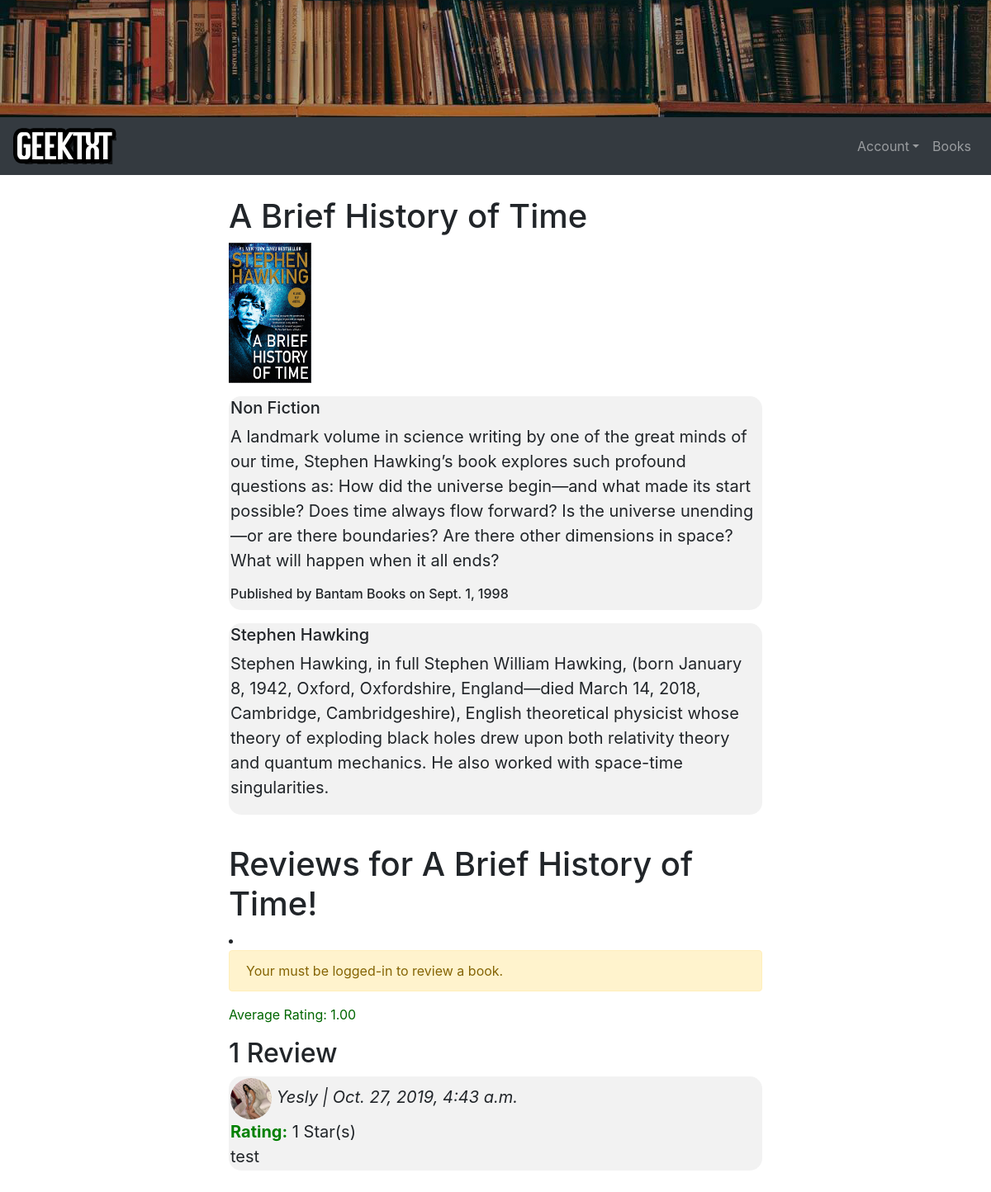
The page /reviews/6/A Brief History of Time on the database as committed earlier.
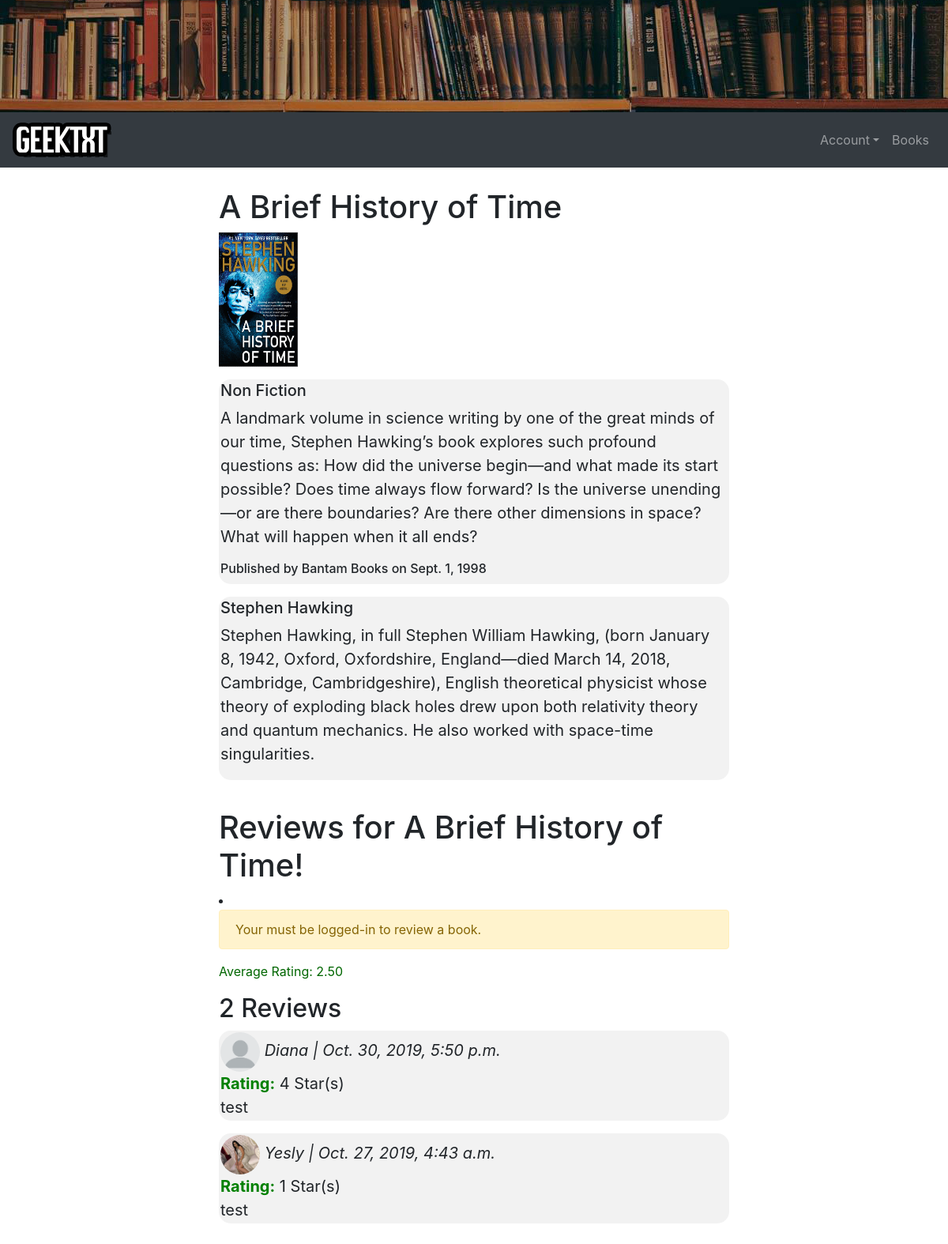
The same page on the database as committed later.
### reviews/models.py (models this page shows, shortened)
class Review(models.Model):
	content = models.CharField(max_length=800)
	date_posted = models.DateTimeField(auto_now_add=True)
	author = models.ForeignKey(User, on_delete=models.CASCADE)
	book = models.ForeignKey(Book, on_delete=models.CASCADE)
	RATING_CHOICES = zip(range(1,6), range(1,6))
	rating = models.IntegerField(choices=RATING_CHOICES, default=1)
	anonymous = models.BooleanField(default=False)

### account/models.py (models this page shows, shortened)
class Profile(models.Model):
    user = models.OneToOneField(User,on_delete=models.CASCADE)
    profilePic = models.ImageField(default='default.jpg',upload_to='profile_pics')

### reviews/views.py (the view)
# urls.py: path(r'reviews/<id>/<title>', views.reviews, name='reviews'),
def reviews(request, id, title):
    user = request.user
    book = get_object_or_404(Book, id=id, title=title)
    reviews = Review.objects.filter(book=book).order_by('-id')
    average_rating = reviews.aggregate(average=Avg('rating'))
    if user.is_authenticated:
        this_user_review = reviews.filter(author=user)
        reviews_minus_this_user = reviews.exclude(author=user)
        purchased = Book_User.objects.filter(book=book, user=user).exists()
        reviewed_already = Review.objects.filter(book=book, author=user).exists()
    else:
        this_user_review = None
        reviews_minus_this_user = reviews
        review_form = ReviewForm(request.POST or None)
        purchased = None
        reviewed_already = None
    if request.method == 'POST':
        review_form = ReviewForm(request.POST or None)
        if review_form.is_valid():
            content = request.POST.get('content')
            rating = request.POST.get('rating')
            if request.POST.get('anonymous'):
                anonymous = True
            else:
                anonymous = False
            review = Review.objects.create(book=book, author=user, content=content, rating=rating, anonymous=anonymous)
            review.save()
            messages.success(request, "You've successfully reviewed this book.")
            return HttpResponseRedirect('/reviews/%s/%s' % (book.id, book.title))
        else:
            review_form = ReviewForm()
    else:
        review_form = ReviewForm()
    context = {
        'title': 'Reviews',
        'reviews': reviews,
        'this_user_review': this_user_review,
        'reviews_minus_this_user': reviews_minus_this_user,
        'review_form': review_form,
        'book_title': book.title,
        'average_rating': average_rating['average'],
        'user': user,
        'purchased': purchased,
        'reviewed_already': reviewed_already,
        'book_author': book.author,
        'book_authordesc': book.author.biography,
        'book_desc': book.bookDescription,
        'book_genre': book.genre,
        'book_publisher': book.publisher,
        'book_pubdate': book.datePublished,
        'book_photo': book.photo,
    }
    return render(request, 'reviews/reviews.html', context)

### bookstore/models.py (called while the page is built)
	def __str__(self):
		return self.name

	def __str__(self):
		return self.genre

	def __str__(self):
		return self.publisher

### reviews/templates/reviews/reviews.html (shortened to what this page needs)
{% extends 'base.html' %}
{% block content %}
<div class="review-wrap">
	<h1> {{ book_title }}</h1>
	<img id="1" src="{{ book_photo.url }}" width=100 height=170 onclick="resizeImage(1)">
	<blockquote class="blockquote" style="background-color:#f2f2f2;border-radius: 15px;padding:2px;">
		<h5> {{ book_genre }} </h5>
		<p> {{ book_desc }} </p>
		<h6> Published by {{ book_publisher }} on {{ book_pubdate }} </h6>
	</blockquote>
	<blockquote class="blockquote" style="background-color:#f2f2f2;border-radius: 15px;padding:2px;">
		<h5> {{ book_author }} </h5>
		<p> {{ book_authordesc }} </p>
	</blockquote>
</div>
<div class="review-wrap">
	<h1>Reviews for {{ book_title }}!</h1>
	{% if user.is_authenticated %}
		{% if purchased %}
			{% if reviewed_already %}
			{% else %}
				{% if reviews.count == 0 %}
					<p>Be the first to review this book!</p>
				{% elif this_user_review|length == 0 %}
					<p>Create a review!</p>
				{% endif %}
				<form method="post" class="review-form-group">
					<p>Write a review no more than 800 characters long.</p>
					{% csrf_token %}
					{{ review_form.as_p}}
					<input type="submit" value="Review" class="btn btn-outline-success" id="review-btn">
				</form>
			{% endif %}
		{% else %}
			<li>
				<div class="alert alert-warning"> You must purchase this book in order to review it. </div>
			</li>
		{% endif %}
	{% else %}
		<li>
			<div class="alert alert-warning"> Your must be logged-in to review a book. </div>
		</li>
	{% endif %}
	<div class="main-content-section">
		{% if average_rating %}
			<p class="ave-rating">Average Rating: {{ average_rating|floatformat:2 }}</p>
		{% endif %}
		<h2>{{ reviews.count }} Review{{ reviews|pluralize }}</h2>
		{% for review in reviews_minus_this_user %}
			<blockquote class="blockquote" style="background-color:#f2f2f2;border-radius: 15px;padding:2px;">
				<cite title="Source Title">
					{% if review.anonymous %}
					<img class="rounded-circle account-img" src="/static/images/ReviewSectionImages/anon.png" width="50" height="50">
						Anonymous
					{% else %}
						{% if review.author.profile.profilePic.url %}
							<img class="rounded-circle account-img" src="{{ review.author.profile.profilePic.url }}" width="50" height="50">
						{% else %}
							<img class="rounded-circle account-img" src="/static/images/ReviewSectionImages/anon.png" width="50" height="50">
						{% endif %}
						{{ review.author|capfirst }}
					{% endif %}
					 | {{ review.date_posted }}</cite>
				<p class="mb-0"><span class="rating">Rating:</span> {{ review.rating }} Star(s)</p>
				<p class="mb-0">{{ review.content }}</p>
			</blockquote>
    	{% endfor %}
    </div>
</div>
{% endblock content %}

Rows that differ between the two databases and show on the page:
added Review: anonymous False (drawn), author "Diana", date_posted "Oct. 30, 2019, 5:50 p.m.", rating "4", content "test"
Other text that changed with them:
{{ average_rating|floatformat:2 }}: "1.00" → "2.50"
{{ reviews.count }}: "1" → "2"
